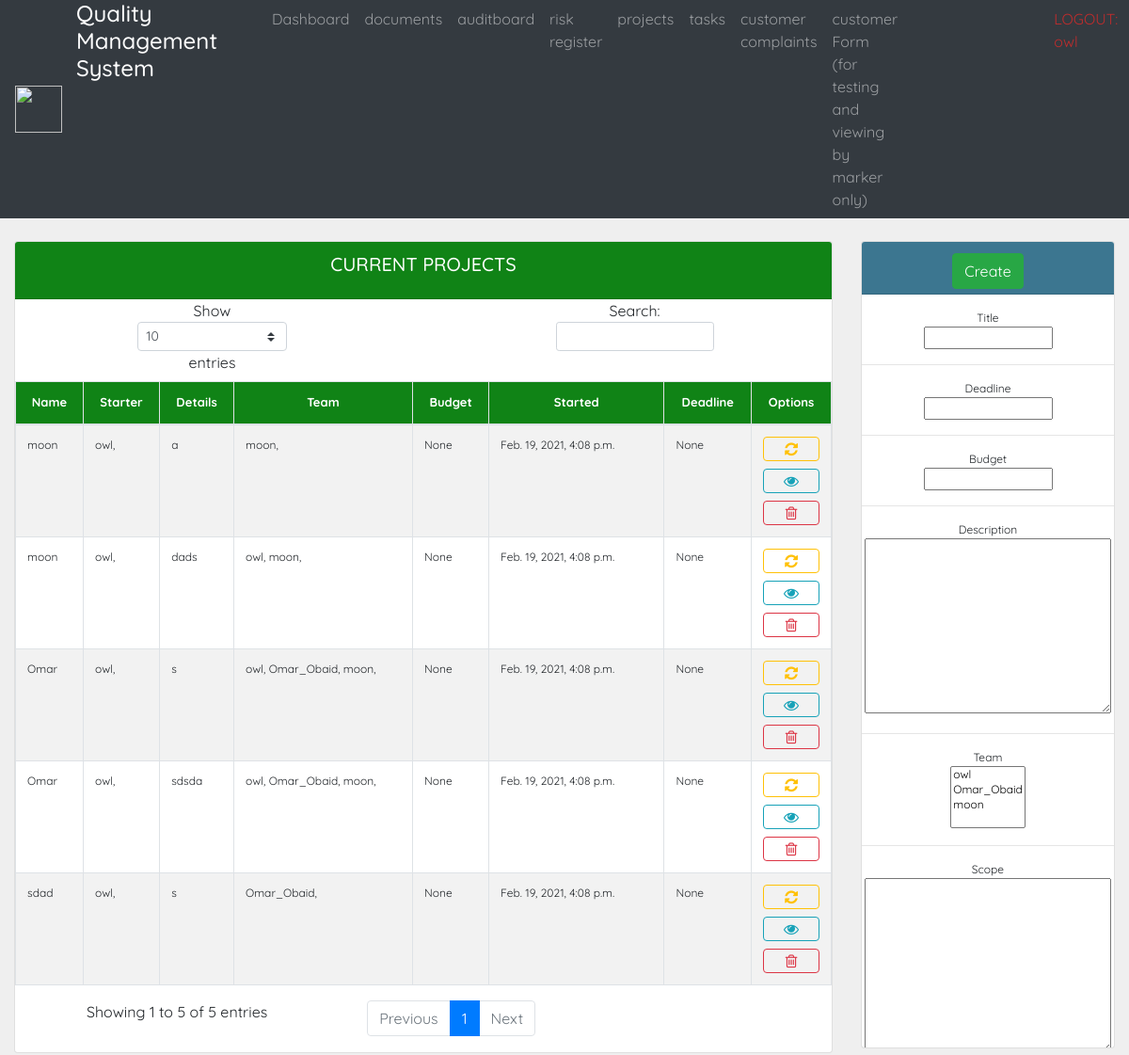
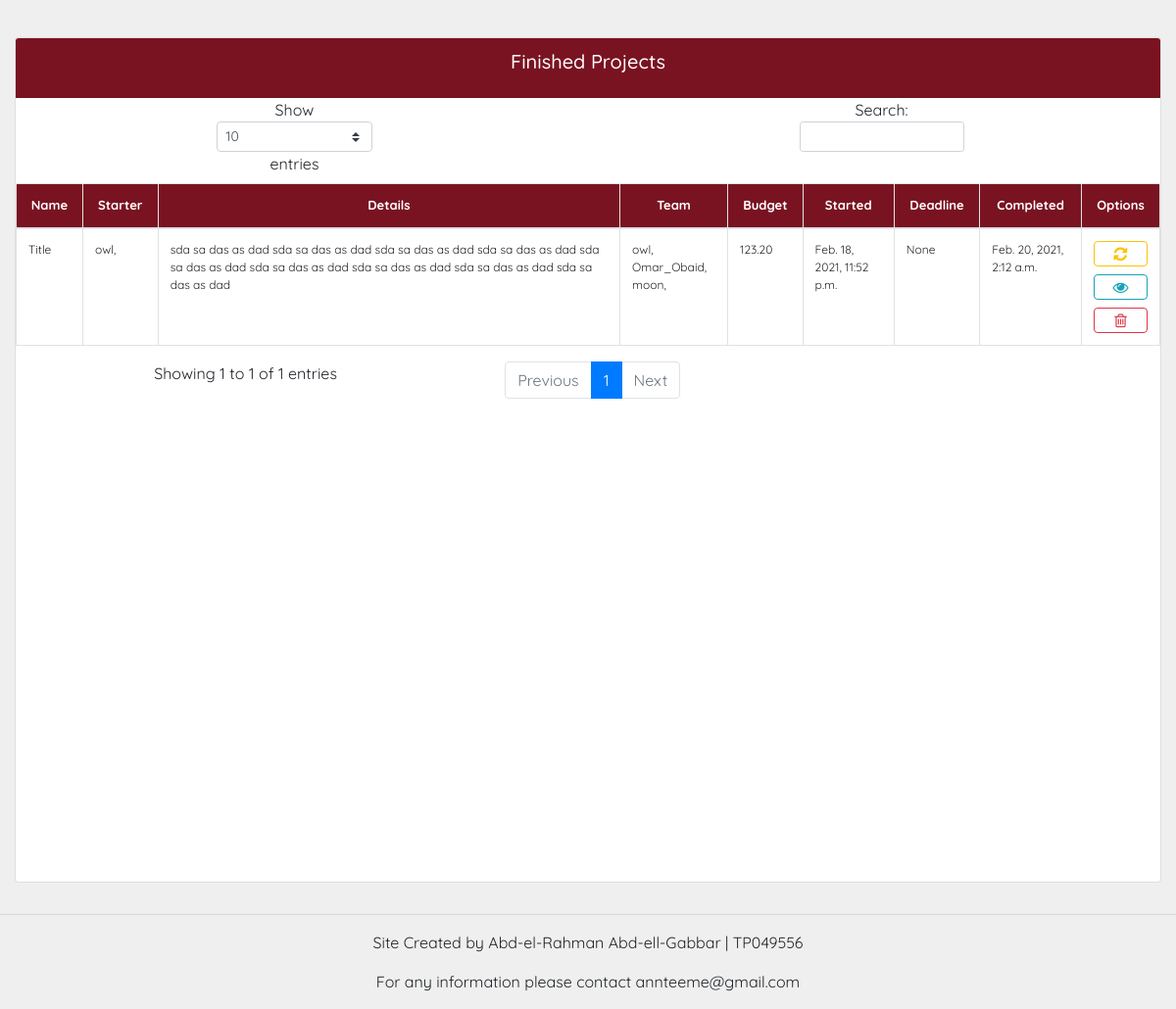
The page /projectcreate/ (signed in) on the database its author committed (2 pictures, top to bottom).
### projects/models.py (models this page shows, shortened)
class Project(models.Model):
    creator = models.ForeignKey(settings.AUTH_USER_MODEL, on_delete=models.NOT_PROVIDED)
    name = models.CharField(max_length=250, null=False)
    sponsors = models.CharField(max_length=250, blank=True, null=True)
    scope = models.TextField(blank=True, null=True)
    description = models.TextField(null=False)
    businessCase = models.TextField(blank=True, null=True)
    budget = models.DecimalField(decimal_places=2, max_digits=10, blank=True, null=True)
    deadline = models.DateTimeField(null=True, blank=True)
    finished = models.BooleanField(default=False)
    team = models.ManyToManyField(User, related_name='pTeam')
    dateCreated = models.DateTimeField(auto_now_add=True)
    dateUpdated = models.DateTimeField(auto_now_add=True)
    dateFinished = models.DateTimeField(null=True, blank=True)

### projects/views.py (the view, shortened to what this page needs)
# urls.py: path('projectcreate/', projectCreate, name= "projectCreate"),
@login_required(login_url='login')
def projectCreate(request):
   projects = Project.objects.all()
   form = ProjectCForm(initial={'creator':request.user})
   return render(request, 'project_create.html',{'form': form, 'projects': projects,})

### acc/forms.py
class ProjectCForm(ModelForm):
    class Meta:
        model = Project
        fields = '__all__'
        exclude = ('creator',)

### projects/templates/project_create.html (shortened to what this page needs)
{%  extends 'Base.html' %}
{% block content %}
<br>
<div class="row">
		<div class="col">
			<div class="card text-center mb-3">
			  	<div class="card-header"  id="table-title1">
			  		<h5 class="card-title"> CURRENT PROJECTS</h5>
				</div>
				<div id="table-short">
					<table class="table table-striped table-bordered projects" style="width: 100%">
						<thead>
							<tr id="table-title1">
								<th>Name</th>
								<th>Starter</th>
								<th>Details</th>
								<th>Team</th>
								<th>Budget</th>
								<th>Started</th>
								<th>Deadline</th>
								<th>Options</th>
							</tr>
						</thead>
						<tbody id="table-font" >
						{% for p in projects %}
							{% if p.finished == False %}
								{% if request.user.is_staff %}
									<tr >
									<td>{{p.name}}</td>
									<td>{{p.creator}}, </td>
									<td>{{p.description}}</td>
									<td>
									{% for team in p.team.all %}
										{{team}},
									{% endfor %}
									</td>
									<td>{{p.budget}}</td>
									<td>{{p.dateCreated}}</td>
									<td>{{p.deadline}}</td>
										<td class="container" style="width: 10px;"><a class="btn btn-outline-warning  btn-block fa fa-refresh fa-lg" aria-hidden="true" href="{% url 'projectUpdate' p.id %}"></a>
										<a class="btn btn-outline-info  btn-block fa fa-eye fa-lg" aria-hidden="true" href="{% url 'projectView' p.id %}"></a>
										<a class="btn btn-outline-danger  btn-block fa fa-trash-o fa-lg" aria-hidden="true" href="{% url 'projectDelete' p.id %}"></a></td>
									</tr>
								{% endif %}
							{% endif %}
						{% endfor %}
						</tbody>
					</table>
			  	</div>
			</div>
		</div>
	{% if request.user.is_staff %}
	<div class="col-3">
			<div class="card text-center" style="background-color: white">
			  	<div class="card-header" style="height: 3.5rem;" id='table-search-title'>
			  		<h5 class="card-title"><button form = "form2" class="btn btn-success" type="submit">Create</button></h5>
				</div>
				<div id="table-search">
					<table class="table table-responsive-lg">
						<form id="form2" action="" method="POST">
							<table>
								<br>{{form.name}}
								<hr>Deadline
								<br>{{form.deadline}}
								<hr>Budget
								<br>{{form.budget}}
								<hr>Description
								<br>{{form.description}}
								<hr>Team
								<br>{{form.team}}
								<hr>Scope
								<br>{{form.scope}}
								<br>{{form.businessCase}}
								<br>{{form.sponsors}}
							</table>
							</form>
					</table>
			  	</div>
			</div>
	</div>
	{% endif %}
</div>
<br>
<div class="row">
		<div class="col">
			<div class="card text-center mb-3">
				<div class="card-header"  id="table-title2">
					<h5 class="card-title"> Finished Projects</h5>
				</div>
				<div id="table-short">
					<table class="table table-bordered projects">
						<thead>
							<tr id="table-title2">
								<th>Name</th>
								<th>Starter</th>
								<th>Details</th>
								<th>Team</th>
								<th>Budget</th>
								<th>Started</th>
								<th>Deadline</th>
								<th>Completed</th>
								<th>Options</th>
							</tr>
						</thead>
						<tbody id="table-font" >
							{% for p in projects %}
							{% if p.finished == True %}
								{% if request.user.is_staff %}
									<tr >
									<td>{{p.name}}</td>
									<td>{{p.creator}}, </td>
									<td>{{p.description}}</td>
									<td>
									{% for team in p.team.all %}
										{{team}},
									{% endfor %}
									</td>
									<td>{{p.budget}}</td>
									<td>{{p.dateCreated}}</td>
									<td>{{p.deadline}}</td>
									<td>{{p.dateFinished}}</td>
									{% if request.user.is_staff %}
										<td class="container" style="width: 10px;"><a class="btn btn-outline-warning  btn-block fa fa-refresh fa-lg" aria-hidden="true" href="{% url 'projectUpdate' p.id %}"></a>
										<a class="btn btn-outline-info  btn-block fa fa-eye fa-lg" aria-hidden="true" href="{% url 'projectView' p.id %}"></a>
										<a class="btn btn-outline-danger  btn-block fa fa-trash-o fa-lg" aria-hidden="true" href="{% url 'projectDelete' p.id %}"></a></td>
									{% endif %}
									</tr>
								{% endif %}
							{% endif %}
						{% endfor %}
						</tbody>
					</table>
				</div>
			</div>
		</div>
</div>
{% endblock %}

### templates/navbar.html (shortened to what this page needs)
{% load static %}
<nav class="navbar navbar-expand-lg navbar-dark bg-dark sticky-top py-0">
    <img src="{% static 'images/logo.png' %}" width="50" height="50" alt="">
    <div class="container-fluid">
      <div class="collapse navbar-collapse" id="navbarNav">
        <ul class="navbar-nav">
          <li style="margin-right: 50px; color: white !important;" class="nav-item">
            <h4 aria-current="page">Quality Management System</a>
          </li>
          {% if request.user.is_staff or request.user.is_staff %}
          <li class="nav-item">
            <a class="nav-link" aria-current="page" href="{% url 'home' %}">Dashboard</a>
          </li>
          <li class="nav-item">
            <a class="nav-link" href="{% url 'docboard' %}">documents</a>
          </li>
          <li class="nav-item">
            <a class="nav-link" href="{% url 'auditboard' %}">auditboard</a>
          </li>
          <li class="nav-item">
            <a class="nav-link" href="{% url 'risk' %}">risk register</a>
          </li>
          {% endif %}
          <li class="nav-item">
            <a class="nav-link" href="{% url 'projectCreate' %}">projects</a>
          </li>
          <li class="nav-item">
            <a class="nav-link" href="{% url 'taskCreate' %}">tasks</a>
          </li>
          <li class="nav-item">
            <a class="nav-link" href="{% url 'customerComplaints' %}">customer complaints</a>
          </li>
          <li class="nav-item">
            <a class="nav-link" href="{% url 'cust_form' %}">customer Form (for testing and viewing by marker only)</a>
          </li>
          <li  class="nav-item">
            <a style="margin-left: 150px; color: rgb(189, 45, 45) !important;" class="nav-link" href="{% url 'logout'%}">LOGOUT: {{request.user}}</a>
          </li>
        </ul>
      </div>
    </div>
  </nav>

### static/css/main.css (style rules this page uses)
body { background-color: #efefef; }

### templates/Base.html (style rules this page uses)
body { font-family: 'Quicksand', sans-serif !important; }

### projects/templates/project_create.html (style rules this page uses)
#table-title1 { background-color: #108316; color: white; font-size:13px; text-align: center; }
#table-title2 { background-color: #7a1321; color: white; font-size:13px; text-align: center; }
#table-search-title { background-color: #3c7690; color: white; }
#table-short { height: 800px; overflow-y: auto; }
#table-search { height: 800px; font-size:12px; overflow-y: auto; }
#table-font { font-size:12px; text-align: left; }

### rows shown on the page
Project: name "moon", creator "owl", description "a", budget "None", dateCreated "Feb. 19, 2021, 4:08 p.m.", deadline "None"
Project: name "Omar", creator "owl", description "s", budget "None", dateCreated "Feb. 19, 2021, 4:08 p.m.", deadline "None"
Project: name "Omar", creator "owl", description "sdsda", budget "None", dateCreated "Feb. 19, 2021, 4:08 p.m.", deadline "None"
Project: name "moon", creator "owl", description "dads", budget "None", dateCreated "Feb. 19, 2021, 4:08 p.m.", deadline "None"
Project: name "sdad", creator "owl", description "s", budget "None", dateCreated "Feb. 19, 2021, 4:08 p.m.", deadline "None"
Project: name "Title", creator "owl", description "sda sa das as dad sda sa das as dad sda sa das as dad sda sa das as dad sda sa das as dad sda sa das as dad sda sa das as dad sda sa das as dad sda sa das as dad", budget "123.20", dateCreated "Feb. 18, 2021, 11:52 p.m.", deadline "None", dateFinished "Feb. 20, 2021, 2:12 a.m."

### other values the page prints
{{ request.user }} "owl"
{{ team }} "moon"
{{ team }} "owl"
{{ team }} "Omar_Obaid"
